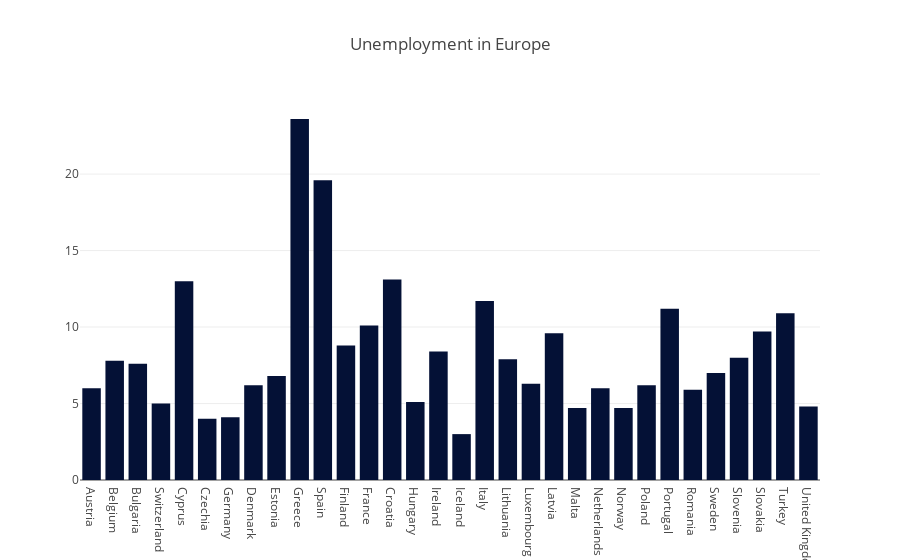

The notebook cell this image was saved under:
### Code cell
trace = [go.Bar(
             x = unemployment['country'],
             y = unemployment['unemp_rate'],
             name = 'Unemployment',
             marker = dict(color = 'rgb(4, 17, 54)'),
)]
layout = go.Layout(title = 'Unemployment in Europe')
fig = go.Figure(data = trace, layout = layout)
iplot(fig)

### Figure 1 — Plotly figure (JSON) as saved in the notebook; plotly's stock layout.template omitted (floating-point values rounded to 4 significant figures)
{"data": [{"marker": {"color": "rgb(4, 17, 54)"}, "name": "Unemployment", "type": "bar", "uid": "b0c8f532-ca86-4e8d-9bf3-61dc02a3599a", "x": ["Austria", "Belgium", "Bulgaria", "Switzerland", "Cyprus", "Czechia", "Germany", "Denmark", "Estonia", "Greece", "Spain", "Finland", "France", "Croatia", "Hungary", "Ireland", "Iceland", "Italy", "Lithuania", "Luxembourg", "Latvia", "Malta", "Netherlands", "Norway", "Poland", "Portugal", "Romania", "Sweden", "Slovenia", "Slovakia", "Turkey", "United Kingdom"], "y": [6.0, 7.8, 7.6, 5.0, 13.0, 4.0, 4.1, 6.2, 6.8, 23.6, 19.6, 8.8, 10.1, 13.1, 5.1, 8.4, 3.0, 11.7, 7.9, 6.3, 9.6, 4.7, 6.0, 4.7, 6.2, 11.2, 5.9, 7.0, 8.0, 9.7, 10.9, 4.8]}], "layout": {"title": {"text": "Unemployment in Europe"}}}
